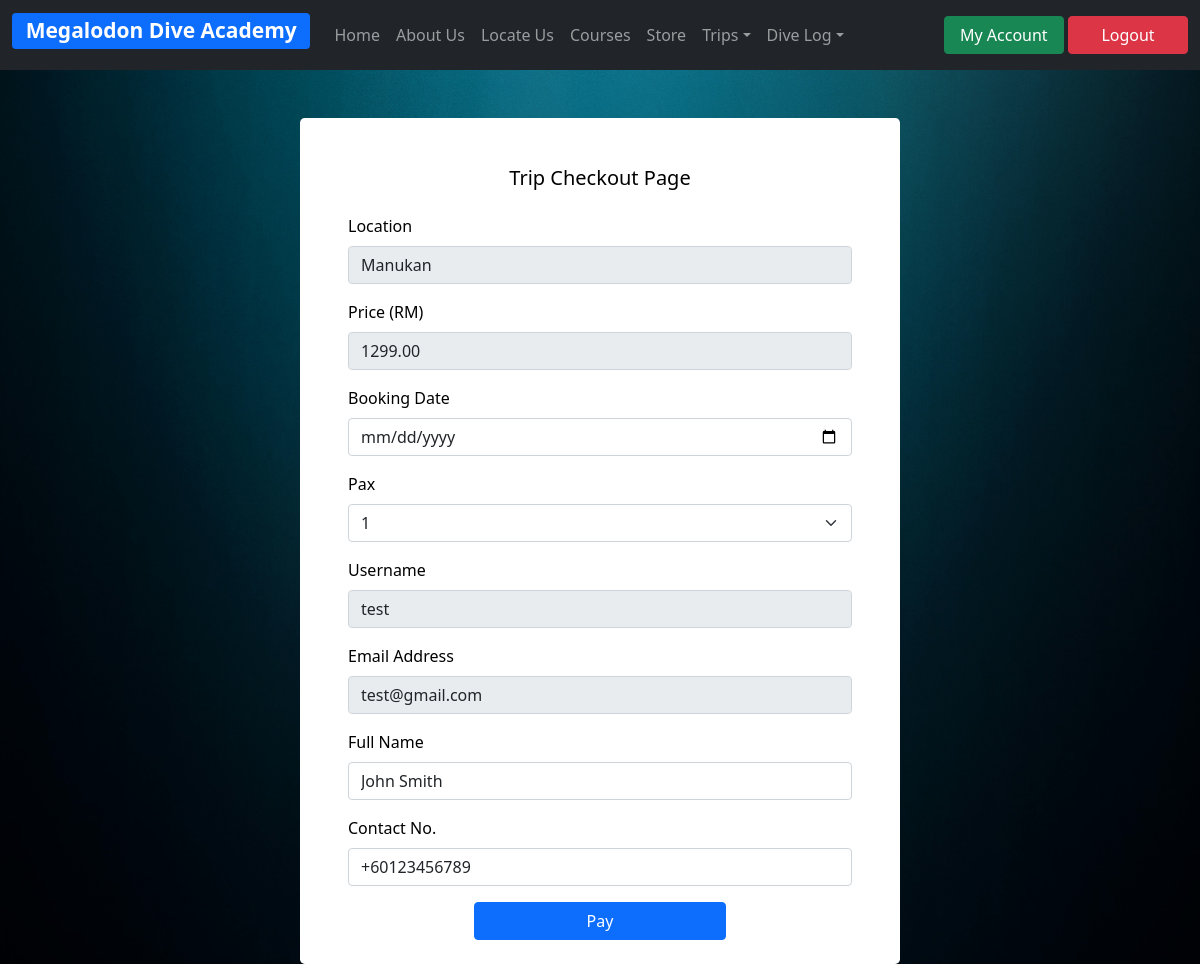
The page /tripCheckout.php?id=1 (signed in) on the database as committed earlier.
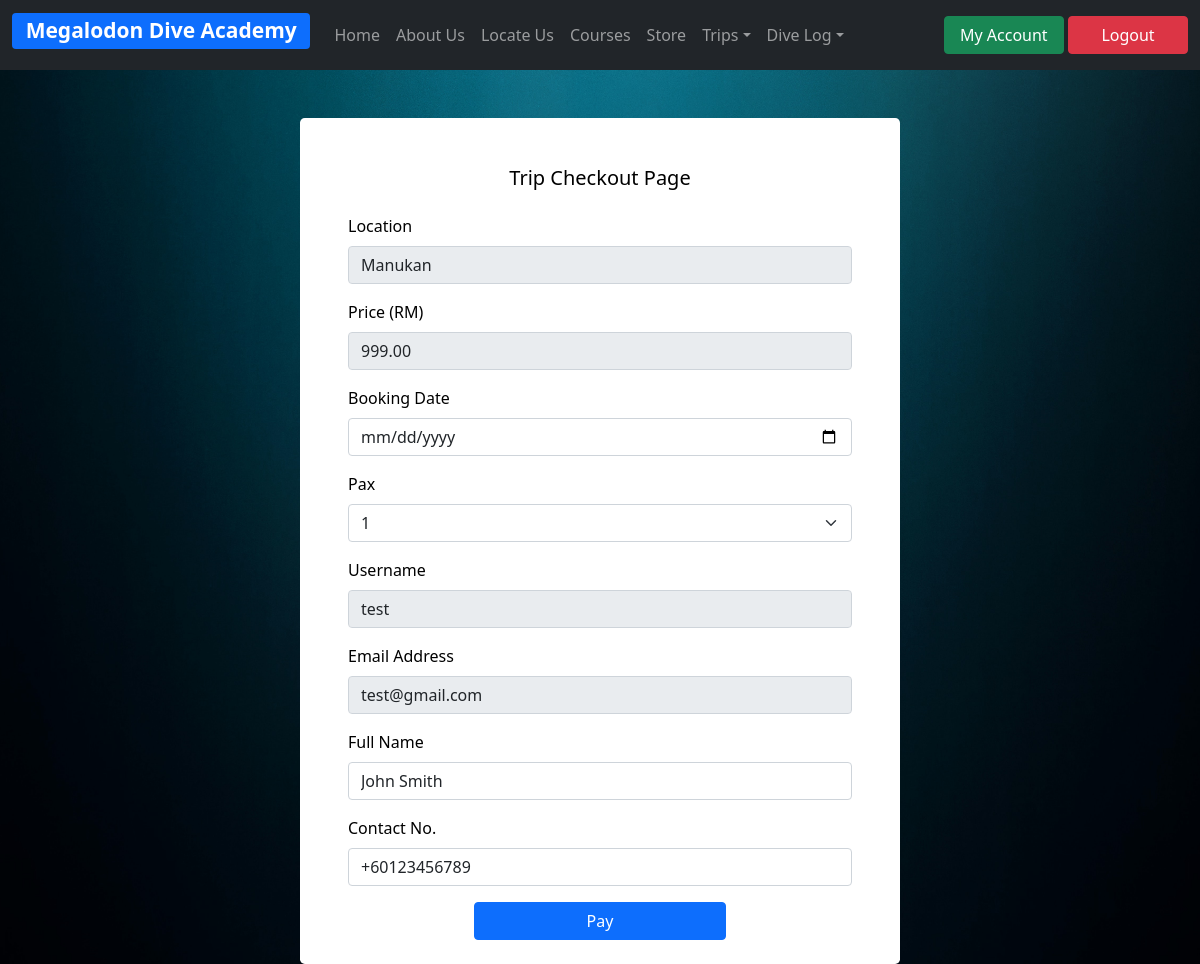
The same page on the database as committed later.
### tables this page shows
CREATE TABLE `trip` (
  `id` int(11) NOT NULL,
  `location` varchar(100) NOT NULL,
  `price` varchar(100) NOT NULL
);

### tripCheckout.php (the view, shortened to what this page needs)
<?php
include('db/server.php');
include('header/navUser.php');
?>
<!DOCTYPE html>
<html>
    <head>
        <link href="https://cdn.jsdelivr.net/npm/bootstrap@5.1.3/dist/css/bootstrap.min.css" rel="stylesheet">
        <link rel="stylesheet" type="text/css" href="css/style.css" />
    </head>
    <body>
    <div class="mx-auto mt-5 mb-2 bg-white text-black p-5 pb-2" style=" height:fit-content; width:600px; border-radius: .30rem">
            <form action="tripCheckout.php" method="POST">
                <h5 class="text-center mb-4">Trip Checkout Page</h1>
                <?php
                $id = isset($_GET['id']) ? $_GET['id'] : '';
                $tripDetails = $mysqli->query("SELECT * FROM trip WHERE id='$id'") or die(mysqli_error($mysqli));
                while ($row = $tripDetails->fetch_assoc()): ?>
                <div class="mb-3">
                    <label class="form-label">Location</label>
                    <input class="form-control" type="text" name="location" value="<?php echo $row['location']; ?>" readonly>
                </div>
                <div class="mb-3">
                    <label class="form-label">Price (RM)</label>
                    <input class="form-control" type="text" name="price" value="<?php echo $row['price']; ?>" readonly>
                </div>
                <?php endwhile; ?>
                <div class="mb-3">
                    <label class="form-label" for="bookingDate">Booking Date</label>
                    <input type="date" class="form-control" id="bookingDate" name="bookingDate">
                </div>
                <div class="mb-3">
                    <label class="form-label">Pax</label>
                    <select class="form-select mb-3" aria-label="pax" name="pax">
                        <option selected>1</option>
                    </select>
                </div>
                <div class="mb-3">
                    <label class="form-label">Username</label>
                    <input class="form-control" type="text" name="username" value="<?php echo $_SESSION['username']; ?>"readonly>
                </div>
                <?php
                $username = $_SESSION['username'];
                $userDetails = $mysqli->query("SELECT * FROM user WHERE username='$username'") or die(mysqli_error($mysqli));
                while ($row = $userDetails->fetch_assoc()): ?>
                <div class="mb-3">
                    <label class="form-label">Email Address</label>
                    <input class="form-control"type="text" name="email" value="<?php echo $row['email']; ?>" placeholder="youremail@example.com" readonly>
                </div>
                <div class="mb-3">
                    <label class="form-label">Full Name</label>
                    <input class="form-control"type="text" name="name" value="<?php echo $row['name']; ?>" placeholder="John Smith">
                </div>
                <div class="mb-3">
                    <label class="form-label">Contact No.</label>
                    <input class="form-control"type="text" name="contact" value="<?php echo $row['contactNo']; ?>" placeholder="+60123456789">
                </div>
                <?php endwhile; ?>
                <div class="d-grid gap-2 col-6 mx-auto">
                    <button class="btn btn-primary" type="submit" name="tripCheckout">Pay</button>
                </div>
            </form>
        </div>
    </body>
</html>

Rows that differ between the two databases and show on the page:
changed trip "Manukan": price "1299.00" → "999.00"
